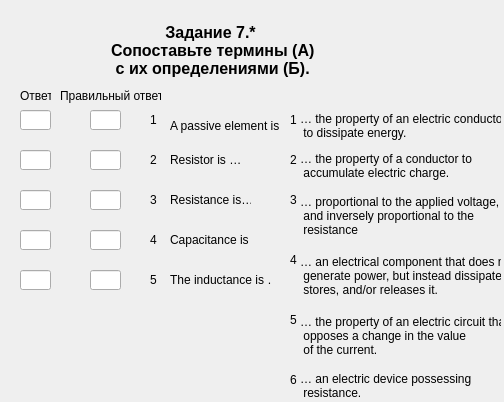
<?xml version="1.0" encoding="UTF-8"?>
<ui version="4.0">
 <class>Zadanie7_part1_var1</class>
 <widget class="QWidget" name="Zadanie7_part1_var1">
  <property name="geometry">
   <rect>
    <x>0</x>
    <y>0</y>
    <width>504</width>
    <height>402</height>
   </rect>
  </property>
  <property name="windowTitle">
   <string>Form</string>
  </property>
  <widget class="QLabel" name="label_title">
   <property name="geometry">
    <rect>
     <x>20</x>
     <y>20</y>
     <width>381</width>
     <height>61</height>
    </rect>
   </property>
   <property name="font">
    <font>
     <pointsize>12</pointsize>
     <weight>75</weight>
     <bold>true</bold>
     <strikeout>false</strikeout>
    </font>
   </property>
   <property name="cursor">
    <cursorShape>ArrowCursor</cursorShape>
   </property>
   <property name="text">
    <string>Задание 7.*
 Сопоставьте термины (А)
 с их определениями (Б).</string>
   </property>
   <property name="textFormat">
    <enum>Qt::AutoText</enum>
   </property>
   <property name="alignment">
    <set>Qt::AlignCenter</set>
   </property>
  </widget>
  <widget class="QLabel" name="label_word_5">
   <property name="geometry">
    <rect>
     <x>170</x>
     <y>270</y>
     <width>101</width>
     <height>20</height>
    </rect>
   </property>
   <property name="text">
    <string>The inductance is …</string>
   </property>
  </widget>
  <widget class="QLineEdit" name="lineEdit_answer_3">
   <property name="geometry">
    <rect>
     <x>20</x>
     <y>190</y>
     <width>31</width>
     <height>20</height>
    </rect>
   </property>
  </widget>
  <widget class="QLabel" name="label_number_1">
   <property name="geometry">
    <rect>
     <x>150</x>
     <y>110</y>
     <width>16</width>
     <height>20</height>
    </rect>
   </property>
   <property name="text">
    <string>1</string>
   </property>
  </widget>
  <widget class="QLabel" name="label_number_4">
   <property name="geometry">
    <rect>
     <x>150</x>
     <y>230</y>
     <width>16</width>
     <height>20</height>
    </rect>
   </property>
   <property name="text">
    <string>4</string>
   </property>
  </widget>
  <widget class="QLabel" name="label_word_3">
   <property name="geometry">
    <rect>
     <x>170</x>
     <y>190</y>
     <width>81</width>
     <height>20</height>
    </rect>
   </property>
   <property name="text">
    <string>Resistance is…</string>
   </property>
  </widget>
  <widget class="QLabel" name="label_word_4">
   <property name="geometry">
    <rect>
     <x>170</x>
     <y>230</y>
     <width>81</width>
     <height>20</height>
    </rect>
   </property>
   <property name="text">
    <string>Capacitance is …</string>
   </property>
  </widget>
  <widget class="QLabel" name="label_word_1">
   <property name="geometry">
    <rect>
     <x>170</x>
     <y>110</y>
     <width>111</width>
     <height>31</height>
    </rect>
   </property>
   <property name="text">
    <string>A passive element is …</string>
   </property>
  </widget>
  <widget class="QLabel" name="label_word_2">
   <property name="geometry">
    <rect>
     <x>170</x>
     <y>150</y>
     <width>81</width>
     <height>20</height>
    </rect>
   </property>
   <property name="text">
    <string>Resistor is …</string>
   </property>
  </widget>
  <widget class="QLineEdit" name="lineEdit_answer_4">
   <property name="geometry">
    <rect>
     <x>20</x>
     <y>230</y>
     <width>31</width>
     <height>20</height>
    </rect>
   </property>
  </widget>
  <widget class="QLineEdit" name="lineEdit_answer_2">
   <property name="geometry">
    <rect>
     <x>20</x>
     <y>150</y>
     <width>31</width>
     <height>20</height>
    </rect>
   </property>
  </widget>
  <widget class="QLineEdit" name="lineEdit_answer_1">
   <property name="geometry">
    <rect>
     <x>20</x>
     <y>110</y>
     <width>31</width>
     <height>20</height>
    </rect>
   </property>
   <property name="text">
    <string/>
   </property>
  </widget>
  <widget class="QLabel" name="label_number_2">
   <property name="geometry">
    <rect>
     <x>150</x>
     <y>150</y>
     <width>16</width>
     <height>20</height>
    </rect>
   </property>
   <property name="text">
    <string>2</string>
   </property>
  </widget>
  <widget class="QLabel" name="label_number_5">
   <property name="geometry">
    <rect>
     <x>150</x>
     <y>270</y>
     <width>16</width>
     <height>20</height>
    </rect>
   </property>
   <property name="text">
    <string>5</string>
   </property>
  </widget>
  <widget class="QLabel" name="label_number_3">
   <property name="geometry">
    <rect>
     <x>150</x>
     <y>190</y>
     <width>16</width>
     <height>20</height>
    </rect>
   </property>
   <property name="text">
    <string>3</string>
   </property>
  </widget>
  <widget class="QLineEdit" name="lineEdit_answer_5">
   <property name="geometry">
    <rect>
     <x>20</x>
     <y>270</y>
     <width>31</width>
     <height>20</height>
    </rect>
   </property>
  </widget>
  <widget class="QLabel" name="label_word_17">
   <property name="geometry">
    <rect>
     <x>300</x>
     <y>250</y>
     <width>201</width>
     <height>51</height>
    </rect>
   </property>
   <property name="text">
    <string>… an electrical component that does not
 generate power, but instead dissipates,
 stores, and/or releases it.</string>
   </property>
  </widget>
  <widget class="QLabel" name="label_word_23">
   <property name="geometry">
    <rect>
     <x>300</x>
     <y>190</y>
     <width>201</width>
     <height>51</height>
    </rect>
   </property>
   <property name="text">
    <string>… proportional to the applied voltage,
 and inversely proportional to the
 resistance</string>
   </property>
  </widget>
  <widget class="QLabel" name="label_word_24">
   <property name="geometry">
    <rect>
     <x>300</x>
     <y>370</y>
     <width>201</width>
     <height>31</height>
    </rect>
   </property>
   <property name="text">
    <string>… an electric device possessing
 resistance.</string>
   </property>
  </widget>
  <widget class="QLabel" name="label_word_26">
   <property name="geometry">
    <rect>
     <x>300</x>
     <y>310</y>
     <width>201</width>
     <height>51</height>
    </rect>
   </property>
   <property name="text">
    <string>… the property of an electric circuit that
 opposes a change in the value
 of the current.</string>
   </property>
  </widget>
  <widget class="QLabel" name="label_word_29">
   <property name="geometry">
    <rect>
     <x>300</x>
     <y>110</y>
     <width>201</width>
     <height>31</height>
    </rect>
   </property>
   <property name="text">
    <string>… the property of an electric conductor
 to dissipate energy.</string>
   </property>
  </widget>
  <widget class="QLabel" name="label_word_30">
   <property name="geometry">
    <rect>
     <x>300</x>
     <y>150</y>
     <width>201</width>
     <height>31</height>
    </rect>
   </property>
   <property name="text">
    <string>… the property of a conductor to
 accumulate electric charge.</string>
   </property>
  </widget>
  <widget class="QLabel" name="label_number_6">
   <property name="geometry">
    <rect>
     <x>290</x>
     <y>110</y>
     <width>16</width>
     <height>20</height>
    </rect>
   </property>
   <property name="text">
    <string>1</string>
   </property>
  </widget>
  <widget class="QLabel" name="label_number_7">
   <property name="geometry">
    <rect>
     <x>290</x>
     <y>150</y>
     <width>16</width>
     <height>20</height>
    </rect>
   </property>
   <property name="text">
    <string>2</string>
   </property>
  </widget>
  <widget class="QLabel" name="label_number_8">
   <property name="geometry">
    <rect>
     <x>290</x>
     <y>310</y>
     <width>16</width>
     <height>20</height>
    </rect>
   </property>
   <property name="text">
    <string>5</string>
   </property>
  </widget>
  <widget class="QLabel" name="label_number_9">
   <property name="geometry">
    <rect>
     <x>290</x>
     <y>190</y>
     <width>16</width>
     <height>20</height>
    </rect>
   </property>
   <property name="text">
    <string>3</string>
   </property>
  </widget>
  <widget class="QLabel" name="label_number_10">
   <property name="geometry">
    <rect>
     <x>290</x>
     <y>250</y>
     <width>16</width>
     <height>20</height>
    </rect>
   </property>
   <property name="text">
    <string>4</string>
   </property>
  </widget>
  <widget class="QLabel" name="label_number_11">
   <property name="geometry">
    <rect>
     <x>290</x>
     <y>370</y>
     <width>16</width>
     <height>20</height>
    </rect>
   </property>
   <property name="text">
    <string>6</string>
   </property>
  </widget>
  <widget class="QLineEdit" name="lineEdit_answer_6">
   <property name="geometry">
    <rect>
     <x>90</x>
     <y>110</y>
     <width>31</width>
     <height>20</height>
    </rect>
   </property>
   <property name="text">
    <string/>
   </property>
  </widget>
  <widget class="QLineEdit" name="lineEdit_answer_7">
   <property name="geometry">
    <rect>
     <x>90</x>
     <y>150</y>
     <width>31</width>
     <height>20</height>
    </rect>
   </property>
   <property name="text">
    <string/>
   </property>
  </widget>
  <widget class="QLineEdit" name="lineEdit_answer_8">
   <property name="geometry">
    <rect>
     <x>90</x>
     <y>190</y>
     <width>31</width>
     <height>20</height>
    </rect>
   </property>
   <property name="text">
    <string/>
   </property>
  </widget>
  <widget class="QLineEdit" name="lineEdit_answer_9">
   <property name="geometry">
    <rect>
     <x>90</x>
     <y>230</y>
     <width>31</width>
     <height>20</height>
    </rect>
   </property>
   <property name="text">
    <string/>
   </property>
  </widget>
  <widget class="QLineEdit" name="lineEdit_answer_10">
   <property name="geometry">
    <rect>
     <x>90</x>
     <y>270</y>
     <width>31</width>
     <height>20</height>
    </rect>
   </property>
   <property name="text">
    <string/>
   </property>
  </widget>
  <widget class="QLabel" name="label_2">
   <property name="geometry">
    <rect>
     <x>20</x>
     <y>80</y>
     <width>31</width>
     <height>31</height>
    </rect>
   </property>
   <property name="text">
    <string>Ответ</string>
   </property>
  </widget>
  <widget class="QLabel" name="label">
   <property name="geometry">
    <rect>
     <x>60</x>
     <y>80</y>
     <width>101</width>
     <height>31</height>
    </rect>
   </property>
   <property name="text">
    <string>Правильный ответ</string>
   </property>
  </widget>
  <widget class="QLabel" name="label_img">
   <property name="geometry">
    <rect>
     <x>0</x>
     <y>0</y>
     <width>501</width>
     <height>551</height>
    </rect>
   </property>
   <property name="text">
    <string/>
   </property>
   <property name="pixmap">
    <pixmap>../../../img/for_test3.jpg</pixmap>
   </property>
  </widget>
  <zorder>label_img</zorder>
  <zorder>label_title</zorder>
  <zorder>label_word_5</zorder>
  <zorder>lineEdit_answer_3</zorder>
  <zorder>label_number_1</zorder>
  <zorder>label_number_4</zorder>
  <zorder>label_word_3</zorder>
  <zorder>label_word_4</zorder>
  <zorder>label_word_1</zorder>
  <zorder>label_word_2</zorder>
  <zorder>lineEdit_answer_4</zorder>
  <zorder>lineEdit_answer_2</zorder>
  <zorder>lineEdit_answer_1</zorder>
  <zorder>label_number_2</zorder>
  <zorder>label_number_5</zorder>
  <zorder>label_number_3</zorder>
  <zorder>lineEdit_answer_5</zorder>
  <zorder>label_word_17</zorder>
  <zorder>label_word_23</zorder>
  <zorder>label_word_24</zorder>
  <zorder>label_word_26</zorder>
  <zorder>label_word_29</zorder>
  <zorder>label_word_30</zorder>
  <zorder>label_number_6</zorder>
  <zorder>label_number_7</zorder>
  <zorder>label_number_8</zorder>
  <zorder>label_number_9</zorder>
  <zorder>label_number_10</zorder>
  <zorder>label_number_11</zorder>
  <zorder>lineEdit_answer_6</zorder>
  <zorder>lineEdit_answer_7</zorder>
  <zorder>lineEdit_answer_8</zorder>
  <zorder>lineEdit_answer_9</zorder>
  <zorder>lineEdit_answer_10</zorder>
  <zorder>label_2</zorder>
  <zorder>label</zorder>
 </widget>
 <resources/>
 <connections/>
</ui>
